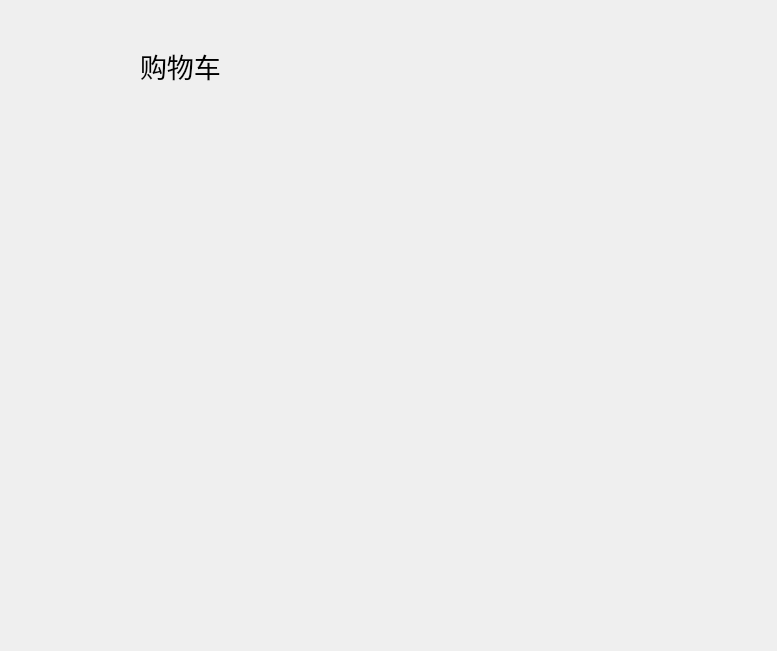
<?xml version="1.0" encoding="UTF-8"?>
<ui version="4.0">
 <class>cart</class>
 <widget class="QWidget" name="cart">
  <property name="geometry">
   <rect>
    <x>0</x>
    <y>0</y>
    <width>777</width>
    <height>651</height>
   </rect>
  </property>
  <property name="windowTitle">
   <string>Form</string>
  </property>
  <widget class="QLabel" name="label">
   <property name="geometry">
    <rect>
     <x>50</x>
     <y>30</y>
     <width>70</width>
     <height>70</height>
    </rect>
   </property>
   <property name="text">
    <string/>
   </property>
   <property name="pixmap">
    <pixmap resource="img.qrc">:/img/img/cart.png</pixmap>
   </property>
   <property name="scaledContents">
    <bool>true</bool>
   </property>
  </widget>
  <widget class="QLabel" name="label_2">
   <property name="geometry">
    <rect>
     <x>140</x>
     <y>40</y>
     <width>121</width>
     <height>51</height>
    </rect>
   </property>
   <property name="font">
    <font>
     <pointsize>20</pointsize>
    </font>
   </property>
   <property name="text">
    <string>购物车</string>
   </property>
  </widget>
 </widget>
 <resources>
  <include location="img.qrc"/>
 </resources>
 <connections/>
</ui>
